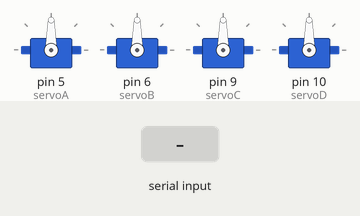
Simulated run of this sketch. Board: Arduino Uno, built with avr-gcc and run on an emulated ATmega328P. On the bench: 4 × servo. The test bench sets the inputs (shaded band).

Above: at 1.2 s.
1.3 s: "a,45\n" received over Serial
At 3.5 s:
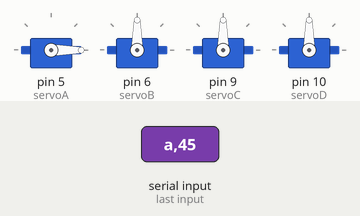
3.8 s: "b,45\n" received over Serial
At 5.4 s:
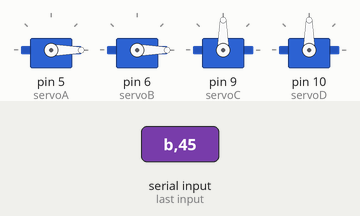
6.3 s: "a90\n" received over Serial
At 8.4 s:
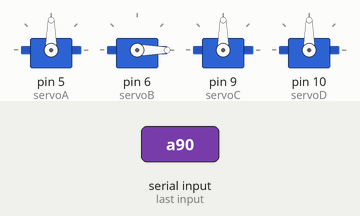
8.8 s: "c,45\n" received over Serial
At 10.4 s:
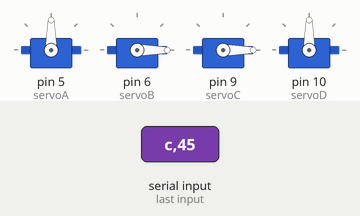
11.3 s: "b90\n" received over Serial
At 13.4 s:
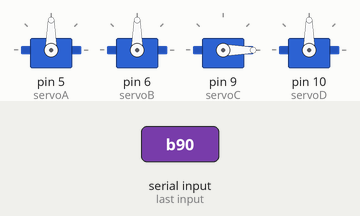
13.8 s: "d,45\n" received over Serial
At 15.4 s:
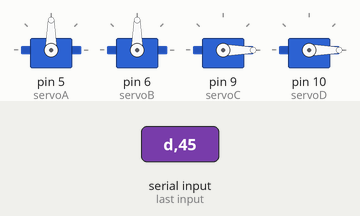
Timing chart, 0 to 16.9 s (numbered marks = the images above; inputs shaded):
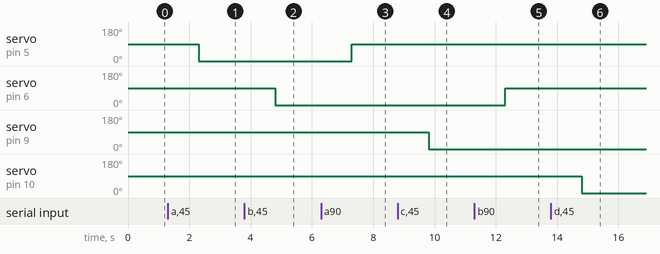

Measured:
- after the input at 1.3 s, servo on pin 5 (servoA): 90° → 0° after 1.0 s
- after the input at 3.8 s, servo on pin 6 (servoB): 90° → 0° after 1.0 s
- after the input at 6.3 s, servo on pin 5 (servoA): 0° → 90° after 1.0 s
- after the input at 8.8 s, servo on pin 9 (servoC): 90° → 0° after 1.0 s
- after the input at 11.3 s, servo on pin 6 (servoB): 0° → 90° after 1.0 s
- after the input at 13.8 s, servo on pin 10 (servoD): 90° → 0° after 1.0 s

The sketch:

konfigurasi.ino
```cpp
#include <Servo.h>

Servo servoA, servoB, servoC, servoD;

void setup() {
  Serial.begin(9600);

  servoA.attach(5);
  servoB.attach(6);
  servoC.attach(9);
  servoD.attach(10);
}

void loop() {
  if(Serial.available()){
    char x = Serial.read();
    String i = Serial.readString();
    if(x == 'a'){servoA.write(i.toInt());}
    else if(x == 'b'){servoB.write(i.toInt());}
    else if(x == 'c'){servoC.write(i.toInt());}
    else if(x == 'd'){servoD.write(i.toInt());}
  }
}
```
